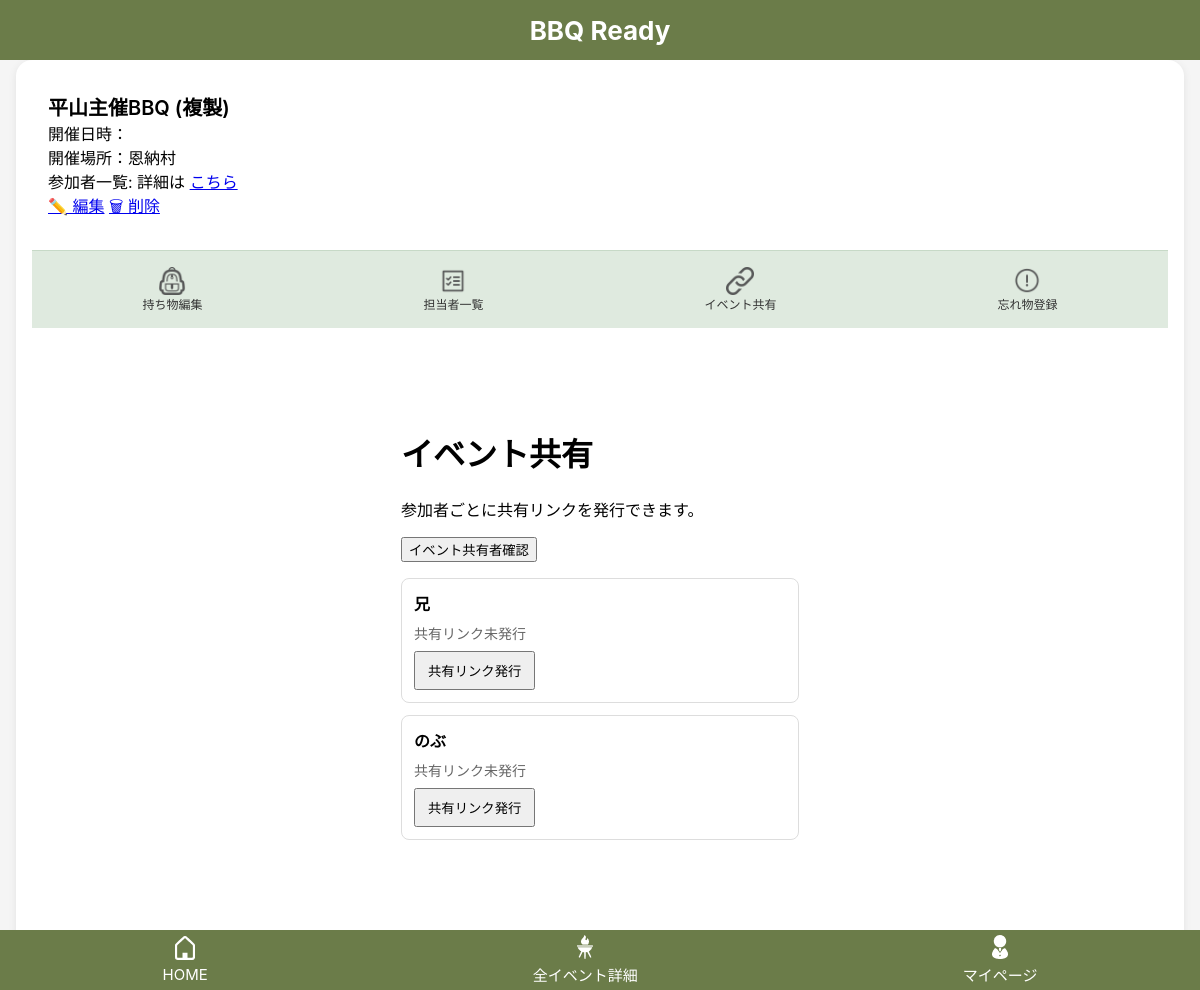
Before: /events/101/share (signed in) with the older database file.
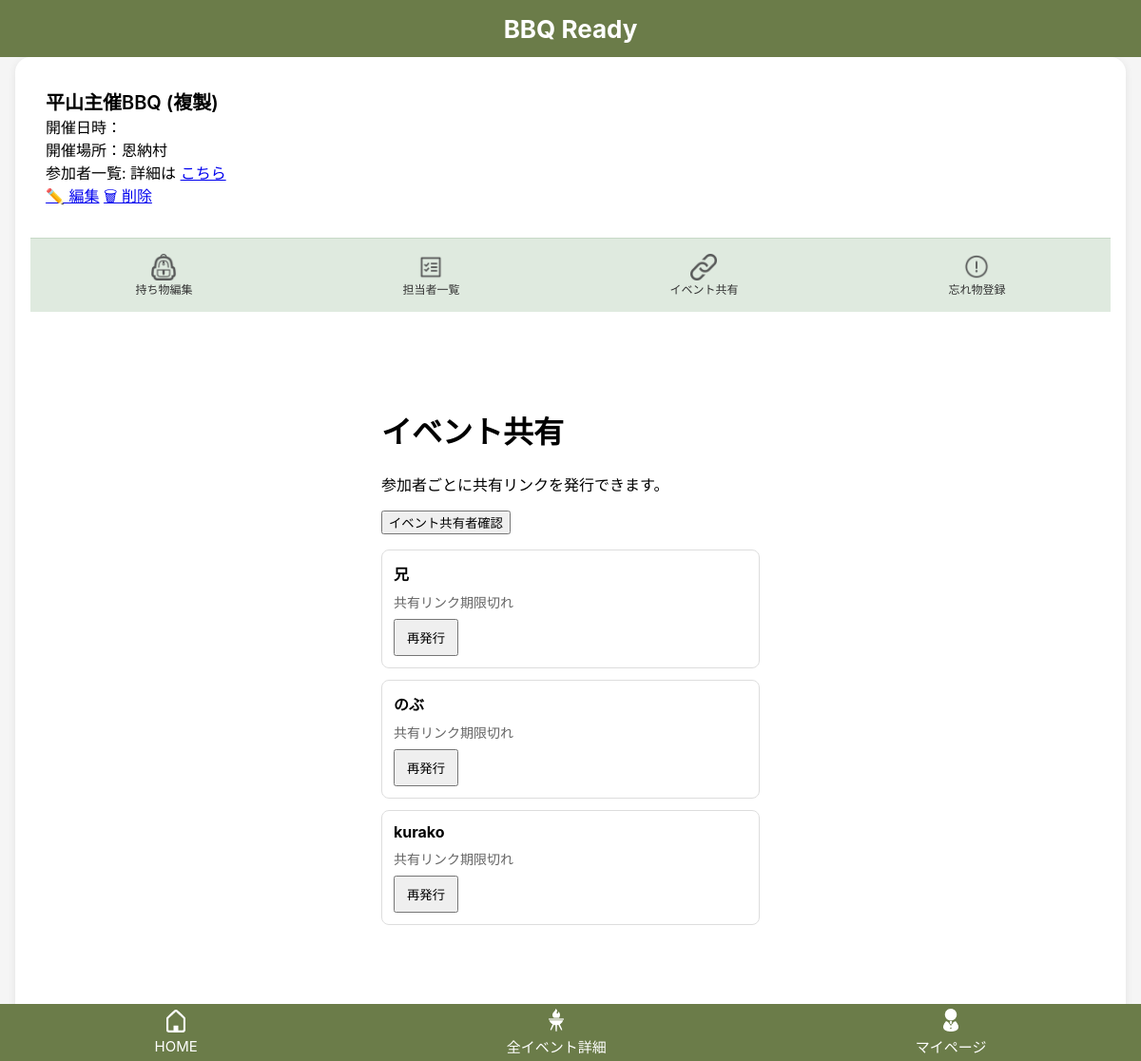
After: the same page with the newer database file.
### bbq_app/models.py (models this page shows, shortened)
class Participant(models.Model):
    event = models.ForeignKey(Event, on_delete=models.CASCADE, related_name="participants")
    user = models.ForeignKey(
        settings.AUTH_USER_MODEL,
        null=True,
        blank=True,
        on_delete=models.SET_NULL,
        related_name="participant"
    )
    name = models.CharField("表示名", max_length=30)
    created_at = models.DateTimeField("作成日時", auto_now_add=True)
    updated_at = models.DateTimeField("更新日時", auto_now=True)

### bbq_app/views.py (the view)
# urls.py: path("events/<int:event_id>/share", views.event_share, name="event_share"),
@login_required
def event_share(request, event_id):
    event = get_object_or_404(Event, id=event_id, user=request.user)
    participants =Participant.objects.filter(event=event).exclude(user=event.user).order_by("id")
    invitations = Invitation.objects.filter(
        participant__event=event
    ).select_related("participant")
    invitation_map ={
        invitation.participant_id: invitation for invitation in invitations
    }
    share_rows = []
    shared_rows = []
    for participant in participants:
        invitation = invitation_map.get(participant.id)
        invite_url = None
        share_status = "pending"
        if invitation:
            invite_url = request.build_absolute_uri(
                reverse("invitation_access", args=[invitation.token])
            )
            if invitation.guest_name:
                share_status = "joined"
            elif invitation.expires_at and invitation.expires_at < timezone.now():
                share_status = "expired"
            else:
                share_status = "active"
        row = {
            "participant": participant,
            "invitation": invitation,
            "invite_url": invite_url,
            "share_status": share_status,
        }
        share_rows.append(row)
        if share_status in ["active", "joined"]:
            shared_rows.append(row)
    return render(
        request,
        "bbq_app/event_share.html",
        {
            "event": event,
            "share_rows": share_rows,
            "shared_rows": shared_rows
        }
    )

### bbq_app/templates/bbq_app/event_share.html (shortened to what this page needs)
{% extends "bbq_app/base.html" %}
{% block header %}
  {% include "bbq_app/partials/event_header.html" %}
{% endblock %}
{% block content %}
<h1>イベント共有</h1>
<p>参加者ごとに共有リンクを発行できます。</p>
<button type="button" onclick="openSharedUsersModal()">
    イベント共有者確認
</button>
<ul class="share-list">
    {% for row in share_rows %}
        <li class="share-list__item">
            <div class="share-list__name">
                {{ row.participant.name }}
            </div>
            <div class="share-list__status">
                {% if row.share_status == "pending" %}
                    共有リンク未発行
                {% elif row.share_status == "active" %}
                    共有リンク発行済み
                {% elif row.share_status == "joined" %}
                    イベント参加済み
                {% elif row.share_status == "expired" %}
                    共有リンク期限切れ
                {% endif %}
            </div>
            <div class="share-list__actions">
                {% if row.share_status == "pending" %}
                    <form method="post" action="{% url 'invitation_create' event.id %}">
                        <button type="submit">共有リンク発行</button>
                    </form>
                {% elif row.share_status == "active" %}
                    <button type="button" onclick="copyInviteUrl('{{ row.invite_url }}')">
                        リンクコピー
                    </button>
                {% elif row.share_status == "joined" %}
                    <button type="button" onclick="copyInviteUrl('{{ row.invite_url }}')">
                        リンクコピー
                    </button>
                {% elif row.share_status == "expired" %}
                    <form method="post" action="{% url 'invitation_create' event.id %}">
                        <button type="submit">再発行</button>
                    </form>
                {% endif %}
            </div>
        </li>
    {% empty %}
        <li>イベント参加者はまだいません</li>
    {% endfor %}
</ul>
{% endblock %}

Changed rows visible on the page:
computed for Participant (number 1 of 3 on the later page): text "共有リンク未発行 共有リンク発行" → "共有リンク期限切れ 再発行"
computed for Participant "のぶ": text "共有リンク未発行 共有リンク発行" → "共有リンク期限切れ 再発行"
added Participant: participant.name "kurako", shows "共有リンク期限切れ"
